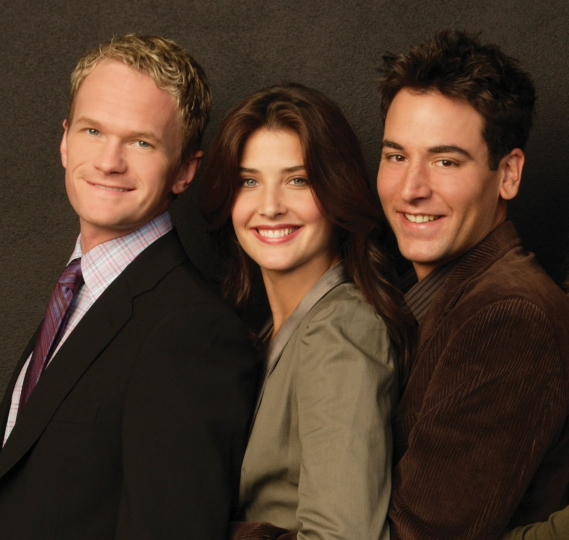
#> input picture Assignment4/images/group-photo.jpg, 1137 x 1080 px (shown at 1/2 size)
$ jupyter execute --allow-errors face_detection.ipynb   (text cells are left out)
#> lines starting #> are read from the running program, lines starting #| are printed output that depends on the picture; pictures that were not available may be replaced by others from this repository, and a replacement may not be noted
[cell 1]
import cv2
import numpy as np
import matplotlib.pyplot as plt
from sklearn.decomposition import PCA
from sklearn.neighbors import KNeighborsClassifier

group_img = cv2.imread('./images/group-photo.jpg')
#> group_img is the input picture: shape (1080, 1137, 3); mean B, G, R 40.3, 54.5, 73.4

# display images
plt.figure(figsize=(20,20))
plt.subplot(111), plt.imshow(cv2.cvtColor(group_img, cv2.COLOR_BGR2RGB))
plt.title("Group Image"), plt.xticks([]), plt.yticks([])
plt.show()
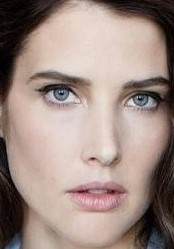
#> input picture Assignment4/images/cs2.jpg, 174 x 249 px, given in place of nph0.jpg, which was not available
#> `nph_resized = cv2.resize(cv2.imread(path.format(title='nph', index=i))..`:
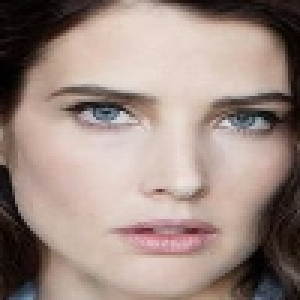
#> nph_resized: shape (100, 100, 3) (shown 3 times larger); mean B, G, R 130.9, 138.6, 157.8
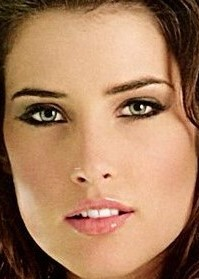
#> input picture Assignment4/images/cs0.jpg, 199 x 279 px
#> `cs_resized = cv2.resize(cv2.imread(path.format(title='cs', index=i)), ..`:
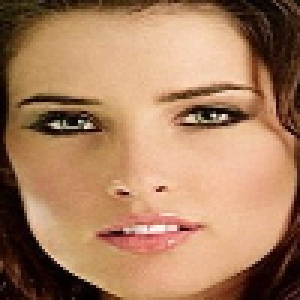
#> cs_resized: shape (100, 100, 3) (shown 3 times larger); mean B, G, R 96.1, 127.5, 169.9
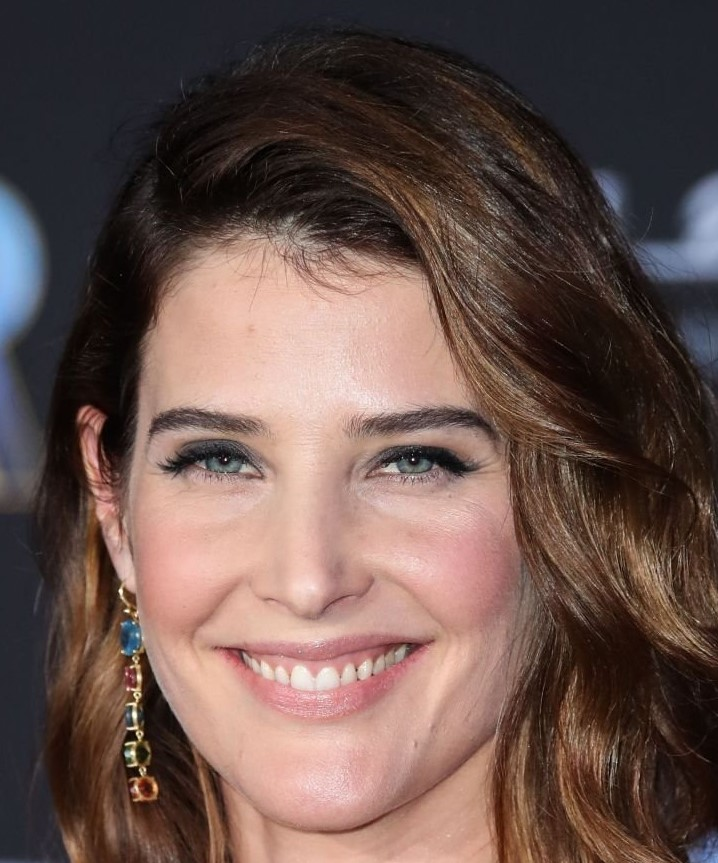
#> input picture Assignment4/images/cs3.jpg, 718 x 863 px, given in place of tm0.jpg, which was not available
#> `tm_resized = cv2.resize(cv2.imread(path.format(title='tm', index=i)), ..`:
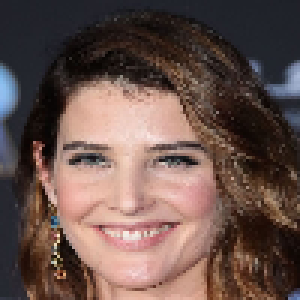
#> tm_resized: shape (100, 100, 3) (shown 3 times larger); mean B, G, R 76, 82.2, 104.4
#> pass 2 of the loop `for i in range(11):`:
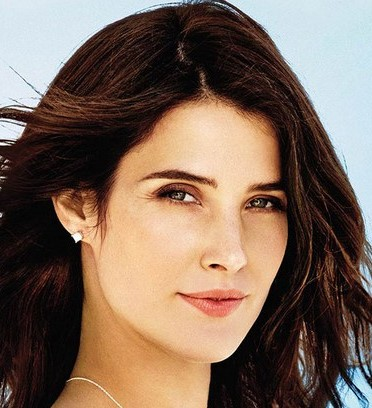
#> input picture Assignment4/images/cs1.jpg, 372 x 408 px
#> `cs_resized = cv2.resize(cv2.imread(path.format(title='cs', index=i)), ..`:
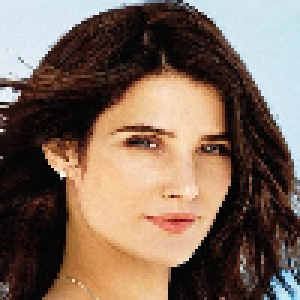
#> cs_resized: shape (100, 100, 3) (shown 3 times larger); mean B, G, R 90.2, 104.6, 125.6

[cell 2]
nph_img = []
cs_img = []
tm_img = []

size = (100,100)
#> (the rest of this cell did not finish here and is left out)

[cell 3]
# create the vector for each image, for the image
nph_vec = [np.reshape(nph_img[i], (nph_img[i].shape[0]*nph_img[i].shape[1],-1)) for i in range(len(nph_img))]
#> nph_vec = 2 items
cs_vec = [np.reshape(cs_img[i], (cs_img[i].shape[0]*cs_img[i].shape[1],-1)) for i in range(len(cs_img))]
#> cs_vec = 2 items
tm_vec = [np.reshape(tm_img[i], (tm_img[i].shape[0]*tm_img[i].shape[1],-1)) for i in range(len(tm_img))]
#> tm_vec = 1 item

# put all the vectors into single array where each cell contains the image
nph_arr = np.hstack((nph_vec))
#> nph_arr = 10000 pairs, first value 1 to 231, second value 3 to 237
cs_arr = np.hstack((cs_vec))
#> cs_arr = 10000 pairs, first value 1 to 247, second value 1 to 251
tm_arr = np.hstack((tm_vec))
#> tm_arr = 10000 values, max 237 at index 7742, min 3 at index 3215, mean 88.16

D = np.hstack((nph_arr, cs_arr, tm_arr))

[cell 4]
# method from notes
# mean_D = D.mean(axis=0)
# D = D - mean_D
# # find the variance of the data
# # get N
# N = D.shape[1]
# # get the variances
# var = [(1/(N-1)) * np.dot(np.dot(v.transpose(), np.dot(D, np.transpose(D))), v) for v in D.transpose()]

# print(var)

[cell 5]
### put the images in rows instead of columns
D_row = D.transpose()

# initalize the PCA object, with n components = 33 since we have 33 images
n_components = 33
pca = PCA(n_components=n_components)

# fit the trainning data and center it beforehand
#> (the rest of this cell did not finish here and is left out)

#> (a cell that did not finish here is left out)

[cell 7]
# fill all test data into one list
test_data = []
test_data.extend(nph_img)
test_data.extend(cs_img)
test_data.extend(tm_img)

names = ['NPH', 'CS', 'TM']
labels = []
# 0 = nph, 1 = cs, 2 = tm
# label the data
for i in range(33):
    if(i<11):
        labels.append(names[0])
    elif(i<22):
        labels.append(names[1])
    elif(i<33):
        labels.append(names[2])

print(len(test_data))
#| 5
print(labels)
